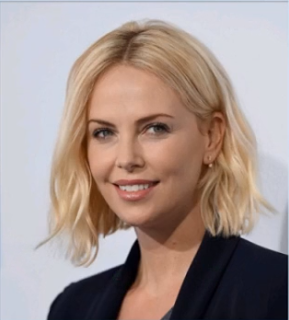
#> input picture code_images/CharlizeTheron.png, 289 x 320 px
$ python case_11_histomgram_backprojection.py
#> lines starting #> are read from the running program, lines starting #| are printed output that depends on the picture; after the words box and inside, x2 and y2 are one past the last pixel; in counts of white or black regions, pixels touching at a corner belong together
#> in main, img is the input picture: shape (320, 289, 3); mean B, G, R 143, 148.2, 165
import cv2 as cv
import numpy as np
from matplotlib import pyplot as plt

'''
二维直方图

    1.将图像的颜色空间从 BGR 转换到 HSV。（记住，计算一维直方图，要从 BGR 转换到 HSV）。
    2.cv2.calcHist(images,channels,mask,histSize,ranges)
        • channels=[0, 1]         因为我们需要同时处理 H 和 S 两个通道。
        • bins=[180, 256]         H 通道为 180， S 通道为 256。
        • range=[0, 180, 0, 256]  H 的取值范围在 0 到 180， S 的取值范围在 0 到 256。

    Numpy 中2D直方图
        hist, xbins, ybins = np.histogram2d(h.ravel(),s.ravel(),[180,256],[[0,180],[0,256]])


    绘制 2D 直方图
        方法 1：使用 cv2.imshow() 我们得到结果是一个 180x256 的两维数组。所以我们可以使用函数 cv2.imshow() 来显示它。但是这是一个灰度图，除非我们知道不同颜色 H 通道的值，否则我们根本就不知道那到底代表什么颜色。
        方法 2：使用 Matplotlib() 我们还可以使用函数 matplotlib.pyplot.imshow()来绘制 2D 直方图，再搭配上不同的颜色图（ color_map）。这样我们会对每个点所代表的数值大小有一个更直观的认识。但是跟前面的问题一样，你还是不知道那个数代表的颜色到底是什么。


图像直方图反向投影

    它可以用来做图像分割，或者在图像中找寻我们感兴趣的部分。

    简单来说，它会输出与输入图像（待搜索）同样大小的图像，其中的每一个像素值代表了输入图像上对应点属于目标对象的概率。
    用更简单的话来解释，输出图像中像素值越高（越白）的点就越可能代表我们要搜索的目标（在输入图像所在的位置）

    calcBackProject(images, channels, hist, ranges, scale, dst=None)


'''


# 创建2D的直方图
def hist2d_demo(image):
    hsv = cv.cvtColor(image, cv.COLOR_BGR2HSV)
    # 计算2个通道的直方图,h通道histSize=180,s通道histSize=256
    hist = cv.calcHist([image], [0, 1], None, [180, 256], [0, 180, 0, 256])

    print(hist.shape)
    cv.imshow("hist2D", hist)

    # 插值方式：临近点插值，interpolation="nearest"
    plt.imshow(hist, interpolation="nearest")  # X 轴显示 S 值， Y 轴显示 H 值。
    plt.title("2D Histogram")
    plt.show()


# 图像直方图反向投影
def back_projection_demo():
    sample = cv.imread("../code_images/sample3.jpg")
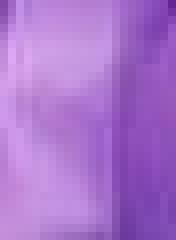
#> input picture code_images/sample3.jpg, 22 x 30 px (shown 8 times larger)
#> sample is the input picture: shape (30, 22, 3); mean B, G, R 204.6, 114.8, 169.4
    target = cv.imread("../code_images/target3.jpg")
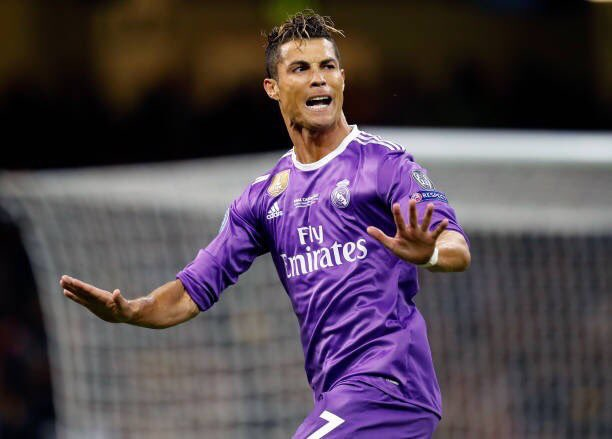
#> input picture code_images/target3.jpg, 612 x 439 px
#> target is the input picture: shape (439, 612, 3); mean B, G, R 78.4, 69.2, 81.4

    roi_hsv = cv.cvtColor(sample, cv.COLOR_BGR2HSV)
#> roi_hsv: shape (30, 22, 3); mean H, S, V 138.4, 114.2, 204.6
    target_hsv = cv.cvtColor(target, cv.COLOR_BGR2HSV)
#> target_hsv: shape (439, 612, 3); mean H, S, V 74.6, 88.8, 89.8

    cv.imshow("sample", sample)
    cv.imshow("target", target)

    # 求出样本的直方图
    roi_hist = cv.calcHist([roi_hsv], [0, 1], None, [20, 20], [0, 180, 0, 256])
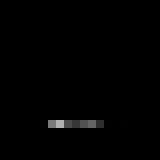
#> roi_hist: shape (20, 20) float32 (shown 8 times larger); min 0, max 176, mean 1.6

    # 对样本的直方图进行归一化
    # 归一化后的图像便于显示，归一化后到0,255之间了
    # 归一化：原始图像，结果图像，映射到结果图像中的最小值，最大值，归一化类型
    cv.normalize(roi_hist, roi_hist, 0, 255, cv.NORM_MINMAX)
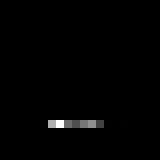
#> roi_hist: shape (20, 20) float32 (shown 8 times larger); 2.5% of pixels changed, all inside (x1, y1, x2, y2) = (5, 15, 16, 16)

    dst = cv.calcBackProject([target_hsv], [0, 1], roi_hist, [0, 180, 0, 256], 1)
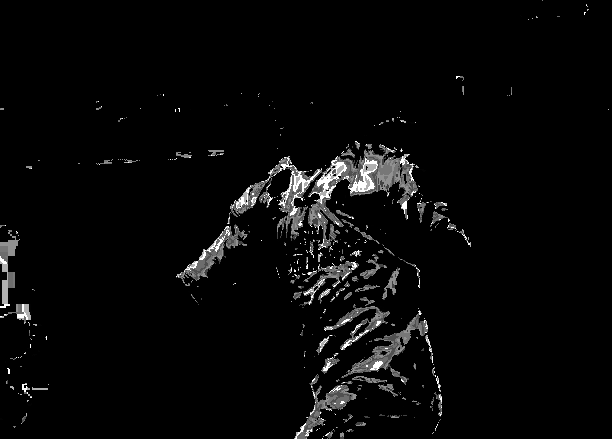
#> dst: shape (439, 612); min 0, max 255, mean 8.2

    cv.imshow("back_projection", dst)


def main():
    # 读取图片
    img = cv.imread("../code_images/CharlizeTheron.png")

    # 创建窗口，窗口尺寸自动调整
    # cv.namedWindow("lena", cv.WINDOW_AUTOSIZE)

    # 显示图片
    cv.imshow("CharlizeTheron", img)
    # hist2d_demo(img)

    back_projection_demo()

    # 等待键盘输入
    cv.waitKey(0)
    cv.destroyAllWindows()


if __name__ == '__main__':
    main()
